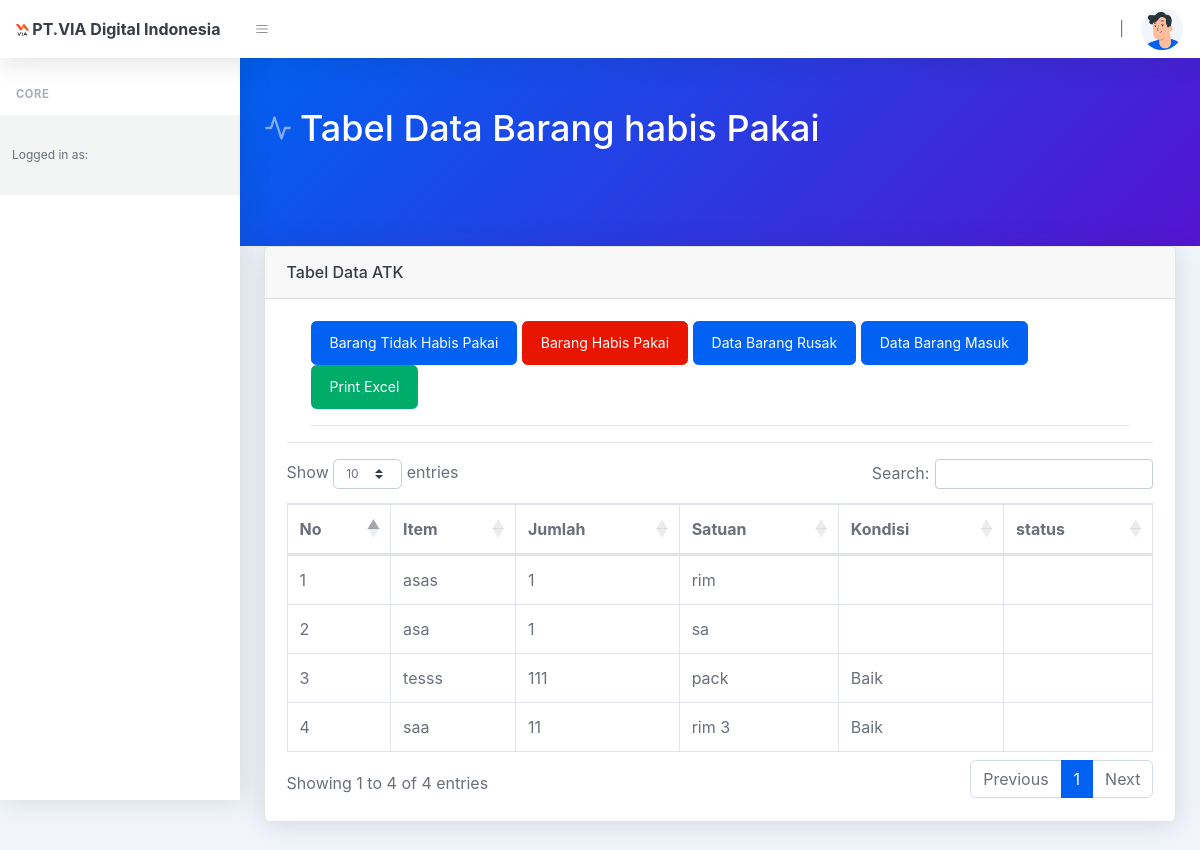
/index.php/atk/view_data, run on an earlier commit of the app's database.
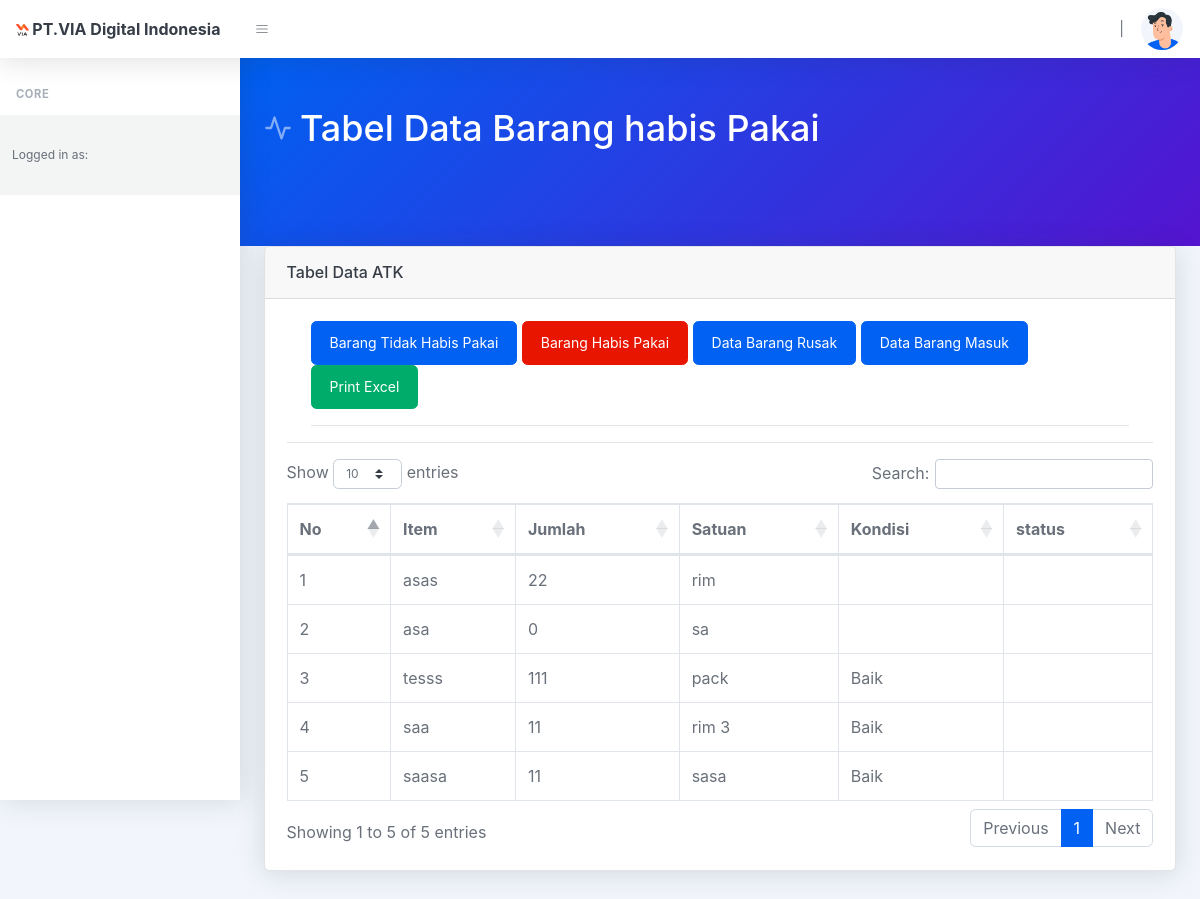
And on a later commit of the database.
### tables this page shows
CREATE TABLE `data_barang` (
  `id` int(11) NOT NULL,
  `item` varchar(120) NOT NULL,
  `qty` varchar(120) NOT NULL,
  `satuan` text NOT NULL,
  `type` varchar(2) NOT NULL,
  `tanggal` varchar(100) NOT NULL,
  `kondisi` varchar(50) NOT NULL
);

### application/controllers/Atk.php (called while the page is built, shortened)
<?php
class Atk extends CI_Controller
{
	public function __construct()
	{
		$this->load->library('pagination');
		$this->load->model('jabatan_model');
		$this->load->model('atk_model');
		$this->load->model('order_model');
		$this->load->model('akun_model');
		$this->load->library('form_validation');
	}
	public function view_data()
	{
		$data["level_akun"] = $this->session->userdata('level');
		$data['judul'] = 'Tabel Data Barang habis Pakai';
		$data['alerts'] = $this->order_model->getDataJoin();
		$data['alerts_3'] = $this->order_model->alerts_3();
		$data['nama'] = $this->session->userdata('nama_lengkap');
		$data['jabatan'] = $this->jabatan_model->getDataById($this->session->userdata('id_jab'));
		$data['data'] = $this->atk_model->getDataBarang();
		$data['level_akun'] = $this->session->userdata('level');
		$this->load->view('template/header', $data);
		$this->load->view('atk/view_data', $data);
		$this->load->view('template/footer');
	}
}

### index.php (called while the page is built, shortened)
<?php
require_once BASEPATH.'core/CodeIgniter.php';

### application/models/Order_model.php (called while the page is built, shortened)
<?php
class Order_model extends CI_Model
{
    public function getDataJoin()
    {
        $this->db->select('*');
        $this->db->from('order_status');
        $this->db->join('departemen', 'departemen.id = order_status.departemen');
        $this->db->where('status', 2);
        $query = $this->db->get();
        return $query->result();
    }
    public function alerts_3()
    {
        $this->db->select('*');
        $this->db->from('order_status');
        $this->db->join('departemen', 'departemen.id = order_status.departemen');
        $this->db->where('status', 3);
        $query = $this->db->get();
        return $query->result();
    }
}

### application/models/Jabatan_model.php (called while the page is built, shortened)
<?php
class Jabatan_model extends CI_Model
{
    public function getDataById($id)
    {
        $this->db->where('id_jab', $id);
        $query = $this->db->get('jabatan');
        return $query->row();
    }
}

### application/models/Atk_model.php (called while the page is built, shortened)
<?php
class Atk_model extends CI_Model
{
	public function getDataBarang()
	{
		$query = $this->db->get('data_barang');
		return $query->result();
	}
}

### application/views/atk/view_data.php (the view, shortened to what this page needs)
<div class="container-fluid">
	<div class="card shadow mb-4">
		<div class="card-header py-3">
			<h6 class="m-0 font-weight-bold ">Tabel Data ATK</h6>
		</div>
		<div class="card-body">
			<div class="table-responsive">
				<div class="container">
					<a href="<?= base_url('atk/view_data_barang_habis_pakai') ?>" class="btn btn-primary">Barang Tidak Habis Pakai</a>
					<a href="<?= base_url('atk/view_data') ?>" class="btn btn-danger">Barang Habis Pakai</a>
					<a href="<?= base_url('atk/data_barang_rusak') ?>" class="btn btn-primary">Data Barang Rusak</a>
					<a href="<?= base_url('atk/data_barang_update') ?>" class="btn btn-primary">Data Barang Masuk</a>
					<button type="button" class="btn btn-success" data-toggle="modal" data-target="#exampleModalCenter">
						Print Excel
					</button>
					<hr>
				</div> <?php if ($level_akun == "admin_gudang") { ?>
					<a href="<?= base_url('atk/cetak_view_data') ?>" class="btn btn-primary">CETAK</a>
				<?php } else {
						} ?>
				<hr>
				<table class="table table-bordered" id="dataTable" width="100%" cellspacing="0">
					<thead>
						<tr>
							<th>No</th>
							<th>Item</th>
							<th>Jumlah</th>
							<th>Satuan</th>
							<th>Kondisi</th>
							<th>status</th>
						</tr>
					</thead>
					<tbody>
						<?php
						$nomor = 1;
						foreach ($data as $x) { ?>
							<tr>
								<td><?= $nomor++; ?></td>
								<td><?= $x->item; ?></td>
								<td><?= $x->qty; ?></td>
								<td><?= $x->satuan; ?></td>
								<td><?= $x->kondisi; ?></td>
								<td><?= $x->status_barang; ?></td>
							</tr>
						<?php }
						?>
					</tbody>
				</table>
			</div>
		</div>
	</div>
</div>

What changed in the data, as far as the page shows it:
changed data_barang "asas": qty "1" → "22"
changed data_barang "asa": qty "1" → "0"
added data_barang: item "saasa", qty "11", satuan "sasa", kondisi "Baik"
Also different on the page:
text written by a page script: "Show entries Search: Showing 1 to 4 of 4 entries Previous 1 Next" → "Show entries Search: Showing 1 to 5 of 5 entries Previous 1 Next"
